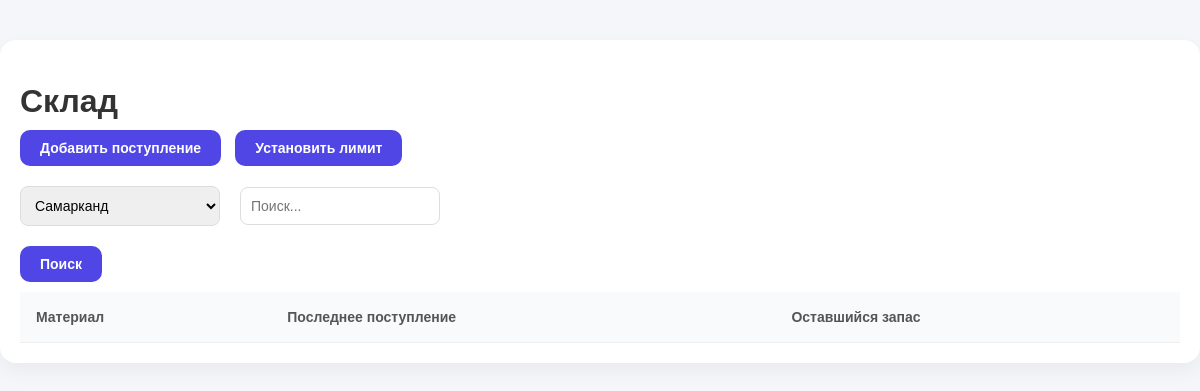
/warehouse/ (signed in), run on an earlier commit of the app's database.
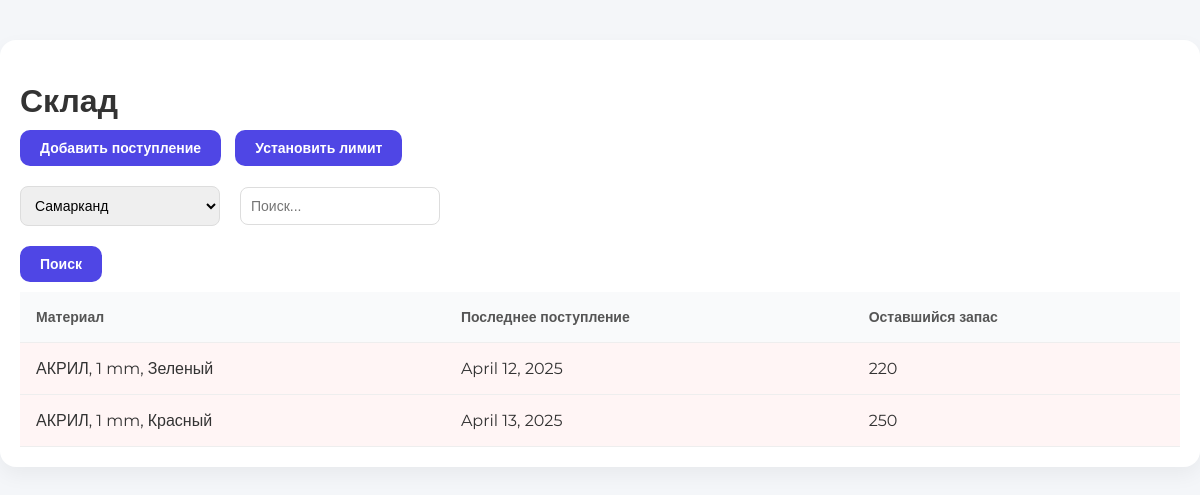
And on a later commit of the database.
### backend/models.py (models this page shows, shortened)
class Warehouse(models.Model):
    product=models.CharField(max_length=70)
    quantity=models.IntegerField(default=0)
    created_at=models.DateField()
    category=models.CharField(max_length=70)
    city=models.CharField(max_length=70)
    deliver=models.CharField(max_length=70)

### backend/views.py (the view)
# urls.py: path('warehouse/',views.WarehouseView.as_view(),name='warehouse'),
class WarehouseView(LoginRequiredMixin, TemplateView):
   template_name = 'warehouse.html'
   login_url = reverse_lazy('login')
   def get_context_data(self, *, object_list=None, **kwargs):
      context = super().get_context_data(**kwargs)
      search = self.request.GET.get('search')
      limit_subquery = WarehouseLimit.objects.filter(product=OuterRef('product')).order_by('-id').values('limit')[:1]
      stock_subquery = Consumables.objects.filter(add=OuterRef('product')).values('add').annotate(count=Count('id')).values('count')[:1]
      if search:
         context['warehouse'] = Warehouse.objects.filter(product__icontains=search).values('product').annotate(
            last_added=Max('created_at'), limit=Subquery(limit_subquery), quantity=Sum('quantity'),
            stock=F('quantity') - Subquery(stock_subquery))
      else:
         context['warehouse'] = Warehouse.objects.values('product').annotate(
            last_added=Max('created_at'), limit=Subquery(limit_subquery), quantity=Sum('quantity'),
            stock=F('quantity') - Subquery(stock_subquery))
      return context

### backend/templates/warehouse.html (shortened to what this page needs)
<!DOCTYPE html>
<html lang="ru">
<head>
</head>
<body>
<div class="container">
    <h1>Склад</h1>
    <div class="actions">
        <button onclick="window.location.href='{% url 'warehouse_create' %}'">Добавить поступление</button>
        <button onclick="window.location.href='{% url 'warehouse_limit' %}'">Установить лимит</button>
    </div>
 <form method="GET" action="">
    <div class="filters">
        <select>
            <option>Самарканд</option>
        </select>
        <input type="text" name="search" placeholder="Поиск...">
    </div>
     <div class="actions">
        <button >Поиск</button>
         </div>
      </form>
    <table>
        <thead>
            <tr>
                <th>Материал</th>
                <th>Последнее поступление</th>
                <th>Оставшийся запас</th>
            </tr>
        </thead>
        <tbody>
        {% for item in warehouse %}
            <tr class="low-item">
                <td>{{item.product}}</td>
                <td>{{item.last_added}}</td>
                {% if item.limit > item.stock|default:item.quantity %}
                <td><span class="dot"></span><span class="low-stock">{{ item.stock|default:item.quantity }}</span></td>
                {% else %}
                <td><span >{{ item.stock|default:item.quantity }}</span></td>
                {% endif %}
            </tr>
        {% endfor %}
        </tbody>
    </table>
</div>
</body>
</html>

What changed in the data, as far as the page shows it:
added Warehouse: product "АКРИЛ, 1 mm, Зеленый", last_added "April 12, 2025", stock "220"
added Warehouse: product "АКРИЛ, 1 mm, Красный", last_added "April 13, 2025", stock "250"
